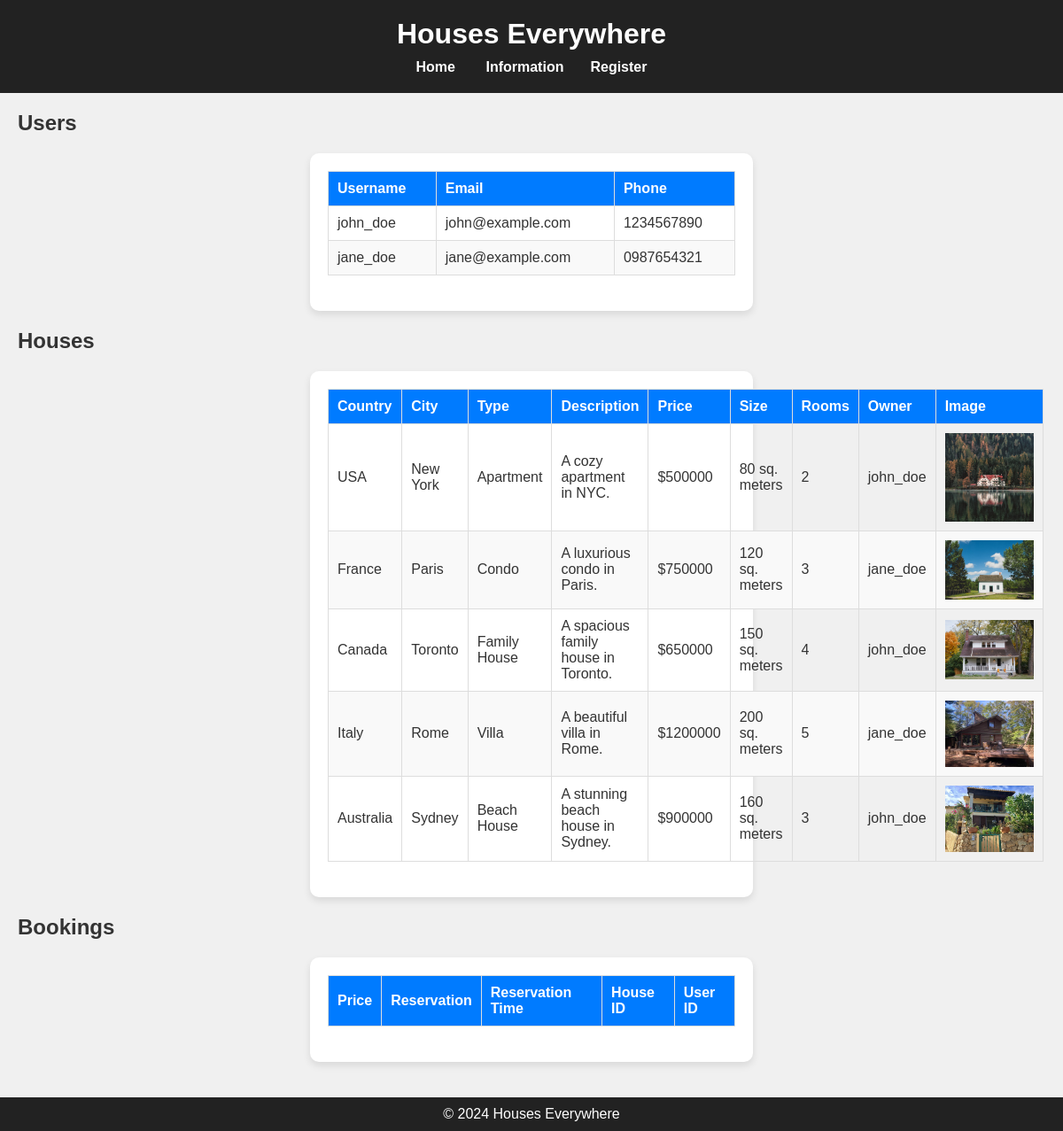
The app's page /information with its own data.
### models.py (models this page shows, shortened)
class Users(db.Model):
    id = db.Column(db.Integer, primary_key=True)
    username = db.Column(db.String(80), unique=True, nullable=False)
    email = db.Column(db.String(120), unique=True, nullable=False)
    phone = db.Column(db.String(120), unique=True, nullable=False)
    password = db.Column(db.String(200), nullable=False)

class House(db.Model):
    id = db.Column(db.Integer, primary_key=True)
    country = db.Column(db.String(100))
    city = db.Column(db.String(100))
    type = db.Column(db.String(100))
    price = db.Column(db.Integer)
    size = db.Column(db.Integer)
    rooms = db.Column(db.Integer)
    description = db.Column(db.String(500))
    image_url = db.Column(db.String(200))
    owner_id = db.Column(db.Integer, db.ForeignKey('users.id'))
    owner = db.relationship('Users', backref='houses')

### app.py (the view)
@app.route('/information')
def information():
    users = Users.query.all()
    houses = House.query.all()
    bookings = Booking.query.all()
    return render_template('information.html', users=users, houses=houses, bookings=bookings)

### templates/information.html (shortened to what this page needs)
{% extends "base.html" %}
{% block content %}
<h2>Users</h2>
<div class="form-container">
    <table>
        <thead>
            <tr>
                <th>Username</th>
                <th>Email</th>
                <th>Phone</th>
            </tr>
        </thead>
        <tbody>
            {% for user in users %}
                <tr>
                    <td>{{ user.username }}</td>
                    <td>{{ user.email }}</td>
                    <td>{{ user.phone }}</td>
                </tr>
            {% endfor %}
        </tbody>
    </table>
</div>
<h2>Houses</h2>
<div class="form-container">
    <table>
        <thead>
            <tr>
                <th>Country</th>
                <th>City</th>
                <th>Type</th>
                <th>Description</th>
                <th>Price</th>
                <th>Size</th>
                <th>Rooms</th>
                <th>Owner</th>
                <th>Image</th>
            </tr>
        </thead>
        <tbody>
            {% for house in houses %}
                <tr>
                    <td>{{ house.country }}</td>
                    <td>{{ house.city }}</td>
                    <td>{{ house.type }}</td>
                    <td>{{ house.description }}</td>
                    <td>${{ house.price }}</td>
                    <td>{{ house.size }} sq. meters</td>
                    <td>{{ house.rooms }}</td>
                    <td>{{ house.owner.username }}</td>
                    <td>
                        {% if house.image_url %}
                            <img src="{{ url_for('static', filename=house.image_url) }}" alt="House Image">
                        {% else %}
                            No Image
                        {% endif %}
                    </td>
                </tr>
            {% endfor %}
        </tbody>
    </table>
</div>
<h2>Bookings</h2>
<div class="form-container">
    <table>
        <thead>
            <tr>
                <th>Price</th>
                <th>Reservation</th>
                <th>Reservation Time</th>
                <th>House ID</th>
                <th>User ID</th>
            </tr>
        </thead>
    </table>
</div>
{% endblock %}

### static/styles.css (style rules this page uses)
* { margin: 0; padding: 0; box-sizing: border-box; }
body { font-family: 'Arial', sans-serif; background-color: #f0f0f0; color: #333; }
.form-container { background-color: #fff; padding: 20px; border-radius: 10px; box-shadow: 0 4px 8px rgba(0, 0, 0, 0.1); max-width: 500px; margin: 20px auto; }
table { width: 100%; border-collapse: collapse; margin-bottom: 20px; }
table th, table td { border: 1px solid #ddd; padding: 10px; text-align: left; }
table th { background-color: #007bff; color: #fff; }
table tr:nth-child(even) { background-color: #f9f9f9; }
table img { max-width: 100px; height: auto; display: block; margin: 0 auto; }

### records on screen
Users: username "john_doe", email "john@example.com", phone "1234567890"
Users: username "jane_doe", email "jane@example.com", phone "0987654321"
House: country "USA", city "New York", type "Apartment", description "A cozy apartment in NYC.", price "500000", size "80", rooms "2", owner.username "john_doe", image_url (picture)
House: country "France", city "Paris", type "Condo", description "A luxurious condo in Paris.", price "750000", size "120", rooms "3", owner.username "jane_doe", image_url (picture)
House: country "Canada", city "Toronto", type "Family House", description "A spacious family house in Toronto.", price "650000", size "150", rooms "4", owner.username "john_doe", image_url (picture)
House: country "Italy", city "Rome", type "Villa", description "A beautiful villa in Rome.", price "1200000", size "200", rooms "5", owner.username "jane_doe", image_url (picture)
House: country "Australia", city "Sydney", type "Beach House", description "A stunning beach house in Sydney.", price "900000", size "160", rooms "3", owner.username "john_doe", image_url (picture)
